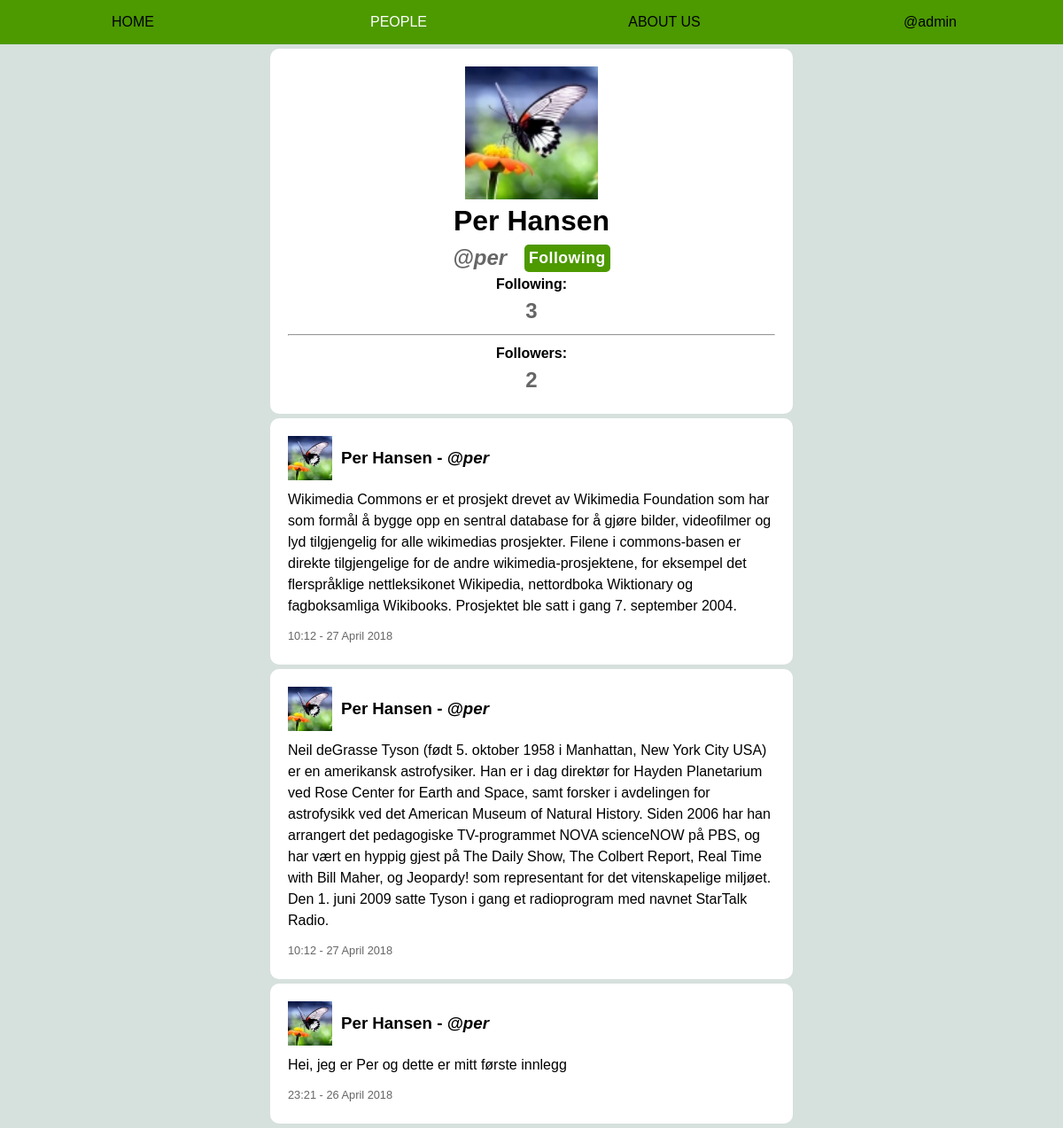
/user.php?u=per (signed in), run on the app's committed database.
### tables this page shows
CREATE TABLE `users` (
  `user_id` int(11) NOT NULL,
  `username` varchar(255) NOT NULL,
  `f_name` varchar(255) NOT NULL,
  `l_name` varchar(255) NOT NULL,
  `email` varchar(255) NOT NULL,
  `pic` varchar(11) NOT NULL DEFAULT '1.jpg',
  `u_type` int(11) NOT NULL DEFAULT '1',
  `password` varchar(255) NOT NULL,
  `creationtime` datetime NOT NULL
);

CREATE TABLE `posts` (
  `post_id` int(11) NOT NULL,
  `post_text` varchar(600) NOT NULL,
  `posttime` varchar(30) NOT NULL,
  `user_id` int(11) NOT NULL
);

### include/info.inc.php (called while the page is built, shortened)
<?php
	if (isset($_SESSION['login'])){
		$user = $_SESSION['login'];
	}
	else {
		header("Location: welcome.php");
	}
?>

### user.php (the view, shortened to what this page needs)
<?php
	include("include/connect.inc.php");
	include("include/info.inc.php");
	$u = $_GET["u"];
	$uescape = mysqli_real_escape_string($con, $u);
	$uurl = urlencode($u);
	$userescape = mysqli_real_escape_string($con, $user);
	$sql = "SELECT username, f_name, l_name, pic FROM users WHERE username = '$uescape'";
	$result = $con->query($sql);
	$rad = $result->fetch_assoc();
	$sqlutype = "SELECT u_type FROM users WHERE username='$uescape'";
	$resultutype = $con->query($sqlutype);
	$radutype = $resultutype->fetch_assoc();
	$utype = $radutype['u_type'];
	$username = $rad['username'];
	$f_name = $rad['f_name'];
	$l_name = $rad['l_name'];
	$pic = $rad['pic'];
	$usernameescape = htmlspecialchars($username);
	$f_nameescape = htmlspecialchars($f_name);
	$l_nameescape = htmlspecialchars($l_name);
	$sql5 = "SELECT follow.user_id, follow.user_id_follow FROM follow WHERE follow.user_id=(SELECT users.user_id FROM users where users.username='$userescape') AND follow.user_id_follow=(SELECT users.user_id FROM users WHERE users.username='$uescape')";
	$result5 = $con->query($sql5);
	if (mysqli_num_rows($result5)){
		$follow = "<input type='hidden' name='unfollow' value='$u'><input id='followbutton' type='submit' value='Following'>";
	}
	else {
		$follow = "<input type='hidden' name='follow' value='$u'><input id='followbutton' type='submit' style='color: #4d9900; background-color: #fff; border: 2px solid #4d9900;' value='Follow +'>";
	}
?>
<!DOCTYPE html>
<html lang="en">
<head>
	<link rel="stylesheet" type="text/css" href="css/main.css">
	<link rel="stylesheet" type="text/css" href="css/user.css">
</head>
<body>
	<?php include("include/header.inc.php"); ?>
	<div class="container">
		<div class="box userpage">
			<div class="userdiv">
				<img src="media/profilepics/<?php echo $pic;?>" width="150" alt='picture' height="150">
			</div>
			<h1 class="nameverified"> <?php echo "$f_nameescape $l_nameescape";?><?php if($utype>=2){echo "<img class='verified' width='35' height='35' src=media/icons/verified.png>";}?></h1>
			<div class='followbox'>
				<div><h2><i><?php echo "@$usernameescape";?></i></h2></div>
				<?php
					if ($u != $user){
						echo "<form action='user.php?u=$uurl' method='POST'>$follow</form>\n";
					}
				?>
			</div>
			<div class='followfollowers'>
				<div class=following>
					<h4> Following: </h4>
					<h2>
					<?php
						$sql8 = "SELECT * FROM follow WHERE user_id = (SELECT user_id FROM users WHERE username='$uescape')";
						$result8 = $con->query($sql8);
						echo mysqli_num_rows($result8);
					?>
					</h2>
				</div>
				<hr>
				<div class=followers>
					<h4> Followers: </h4>
					<h2>
					<?php
						$sql8 = "SELECT * FROM follow WHERE user_id_follow = (SELECT user_id FROM users WHERE username='$uescape')";
						$result8 = $con->query($sql8);
						echo mysqli_num_rows($result8);
					?>
					</h2>
				</div>
			</div>
		</div>
		<?php
			$sql3 = "SELECT f_name, l_name, username, pic, post_text, post_id, posttime, u_type FROM users JOIN posts ON users.user_id=posts.user_id WHERE username='$uescape' ORDER BY posts.post_id DESC";
			$result3 = $con->query($sql3);
			while ($rad3 = $result3->fetch_assoc()){
				$userfirst = htmlspecialchars($rad3['f_name']);
				$userlast = htmlspecialchars($rad3['l_name']);
				$useruser = htmlspecialchars($rad3['username']);
				$userpic = $rad3['pic'];
				$post_text = htmlspecialchars($rad3['post_text']);
				$posttime = $rad3['posttime'];
				$utype = $rad3['u_type'];
				echo "<div class='box'>\n";
					echo "<div class='navn'>\n";
						echo "<img src='media/profilepics/$userpic' alt='picture' width='50' height='50'>\n";
						if($utype>=2){echo "<h3> $userfirst $userlast</h3><img class='verified' width='22' height='22' src=media/icons/verified.png><h3><i>- @$useruser</i></h3>\n";}
						else {echo "<h3> $userfirst $userlast - <i>@$useruser</i></h3>\n";}
					echo "</div>\n";
					echo "<div class='text'>\n";
						echo "<p> $post_text </p>\n";
					echo "</div>\n";
					echo "<div class='dato'>\n";
						echo "<p> $posttime </p>\n";
					echo "</div>\n";
				echo "</div>\n";
			}
		?>
	</div>
</body>
</html>

### css/main.css (style rules this page uses)
html, body, h1, h2, h3, h4, h5, h6, p, a, div, span, ul, ol, li, table, td, th, tr, form, input, label, video, img { margin: 0; padding: 0; }
h1, h2, h3, h4, h5, h6, p, li, td, th, label { word-wrap: break-word; }
body { font-family: Arial, sans-serif; background-color: #D6E0DC; }
input[type=text], input[type=password], input[type=submit] { -webkit-appearance: none; -moz-appearance: none; appearance: none; }
.container { margin: 0 auto; padding-top: 50px; max-width: 600px; }
.box { background-color: #fff; border-radius: 10px; padding: 20px; margin: 5px; line-height: 150%; }
.box h1, .box h2 { line-height: 150%; }

### css/user.css (style rules this page uses)
.userpage { display: flex; flex-direction: column; text-align: center; }
.userpage .userdiv { display: flex; flex-direction: row; justify-content: space-between; - }
.userpage .userdiv img { margin: 0 auto; }
.userpage h2 { color: #666; }
form { display: flex; flex-direction: column; }
form input, form textarea { padding: 10px; font-size: 110%; border: 1px solid #4d9900; border-radius: 5px; flex: 1; }
input[type=submit] { font-size: 150%; font-weight: bold; letter-spacing: 0.5px; color: #fff; background-color: #4d9900; border: none; margin-top: 5px; }
.navn { display: flex; align-items: center; }
.navn h3 { margin-left: 10px; min-width: 50%; }
.dato p { color: #666; font-size: 80%; }
.box .text { margin: 10px auto; }
.followbox { display: flex; justify-content: center; align-items: center; }
.followbox input[type=submit] { font-size: 110%; padding: 5px; margin: 0 0 0 20px; }

### data on the page
users: pic (picture), f_name "Per", l_name "Hansen", username "per"
posts: user.pic (picture), user.f_name "Per", user.l_name "Hansen", user.username "per", post_text "Wikimedia Commons er et prosjekt drevet av Wikimedia Foundation som har som formål å bygge opp en sentral database for å gjøre bilder, videofilmer og lyd tilgjengelig for alle wikimedias prosjekter. Filene i commons-basen er direkte tilgjengelige for de andre wikimedia-prosjektene, for eksempel det flerspråklige nettleksikonet Wikipedia, nettordboka Wiktionary og fagboksamliga Wikibooks. Prosjektet ble satt i gang 7. september 2004.", posttime "10:12 - 27 April 2018"
posts: user.pic (picture), user.f_name "Per", user.l_name "Hansen", user.username "per", post_text "Neil deGrasse Tyson (født 5. oktober 1958 i Manhattan, New York City USA) er en amerikansk astrofysiker. Han er i dag direktør for Hayden Planetarium ved Rose Center for Earth and Space, samt forsker i avdelingen for astrofysikk ved det American Museum of Natural History. Siden 2006 har han arrangert det pedagogiske TV-programmet NOVA scienceNOW på PBS, og har vært en hyppig gjest på The Daily Show, The Colbert Report, Real Time with Bill Maher, og Jeopardy! som representant for det vitenskapelige miljøet. Den 1. juni 2009 satte Tyson i gang et radioprogram med navnet StarTalk Radio.", posttime "10:12 - 27 April 2018"
posts: user.pic (picture), user.f_name "Per", user.l_name "Hansen", user.username "per", post_text "Hei, jeg er Per og dette er mitt første innlegg", posttime "23:21 - 26 April 2018"

### other printed values
$usere "admin"
mysqli_num_rows($result8) "3"
mysqli_num_rows($result8) "2"
